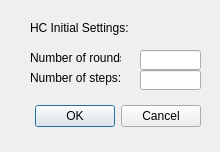
<?xml version="1.0" encoding="UTF-8"?>
<ui version="4.0">
 <class>HCStartWidget</class>
 <widget class="QDialog" name="HCStartWidget">
  <property name="geometry">
   <rect>
    <x>0</x>
    <y>0</y>
    <width>220</width>
    <height>152</height>
   </rect>
  </property>
  <property name="windowTitle">
   <string>HCStartWidget</string>
  </property>
  <widget class="QWidget" name="layoutWidget">
   <property name="geometry">
    <rect>
     <x>10</x>
     <y>100</y>
     <width>191</width>
     <height>33</height>
    </rect>
   </property>
   <layout class="QHBoxLayout">
    <property name="spacing">
     <number>6</number>
    </property>
    <property name="leftMargin">
     <number>0</number>
    </property>
    <property name="topMargin">
     <number>0</number>
    </property>
    <property name="rightMargin">
     <number>0</number>
    </property>
    <property name="bottomMargin">
     <number>0</number>
    </property>
    <item>
     <spacer>
      <property name="orientation">
       <enum>Qt::Horizontal</enum>
      </property>
      <property name="sizeHint" stdset="0">
       <size>
        <width>131</width>
        <height>31</height>
       </size>
      </property>
     </spacer>
    </item>
    <item>
     <widget class="QPushButton" name="okButton">
      <property name="text">
       <string>OK</string>
      </property>
     </widget>
    </item>
    <item>
     <widget class="QPushButton" name="cancelButton">
      <property name="text">
       <string>Cancel</string>
      </property>
     </widget>
    </item>
   </layout>
  </widget>
  <widget class="QLabel" name="label">
   <property name="geometry">
    <rect>
     <x>30</x>
     <y>20</y>
     <width>101</width>
     <height>16</height>
    </rect>
   </property>
   <property name="text">
    <string>HC Initial Settings:</string>
   </property>
  </widget>
  <widget class="QLabel" name="label_2">
   <property name="geometry">
    <rect>
     <x>30</x>
     <y>50</y>
     <width>91</width>
     <height>16</height>
    </rect>
   </property>
   <property name="text">
    <string>Number of rounds:</string>
   </property>
  </widget>
  <widget class="QLabel" name="label_3">
   <property name="geometry">
    <rect>
     <x>30</x>
     <y>70</y>
     <width>91</width>
     <height>16</height>
    </rect>
   </property>
   <property name="text">
    <string>Number of steps:</string>
   </property>
  </widget>
  <widget class="QLineEdit" name="lineEditMaxRound">
   <property name="geometry">
    <rect>
     <x>140</x>
     <y>50</y>
     <width>61</width>
     <height>20</height>
    </rect>
   </property>
  </widget>
  <widget class="QLineEdit" name="lineEditMaxStep">
   <property name="geometry">
    <rect>
     <x>140</x>
     <y>70</y>
     <width>61</width>
     <height>20</height>
    </rect>
   </property>
  </widget>
 </widget>
 <resources/>
 <connections>
  <connection>
   <sender>okButton</sender>
   <signal>clicked()</signal>
   <receiver>Dialog</receiver>
   <slot>accept()</slot>
   <hints>
    <hint type="sourcelabel">
     <x>278</x>
     <y>253</y>
    </hint>
    <hint type="destinationlabel">
     <x>96</x>
     <y>254</y>
    </hint>
   </hints>
  </connection>
  <connection>
   <sender>cancelButton</sender>
   <signal>clicked()</signal>
   <receiver>Dialog</receiver>
   <slot>reject()</slot>
   <hints>
    <hint type="sourcelabel">
     <x>369</x>
     <y>253</y>
    </hint>
    <hint type="destinationlabel">
     <x>179</x>
     <y>282</y>
    </hint>
   </hints>
  </connection>
 </connections>
</ui>
